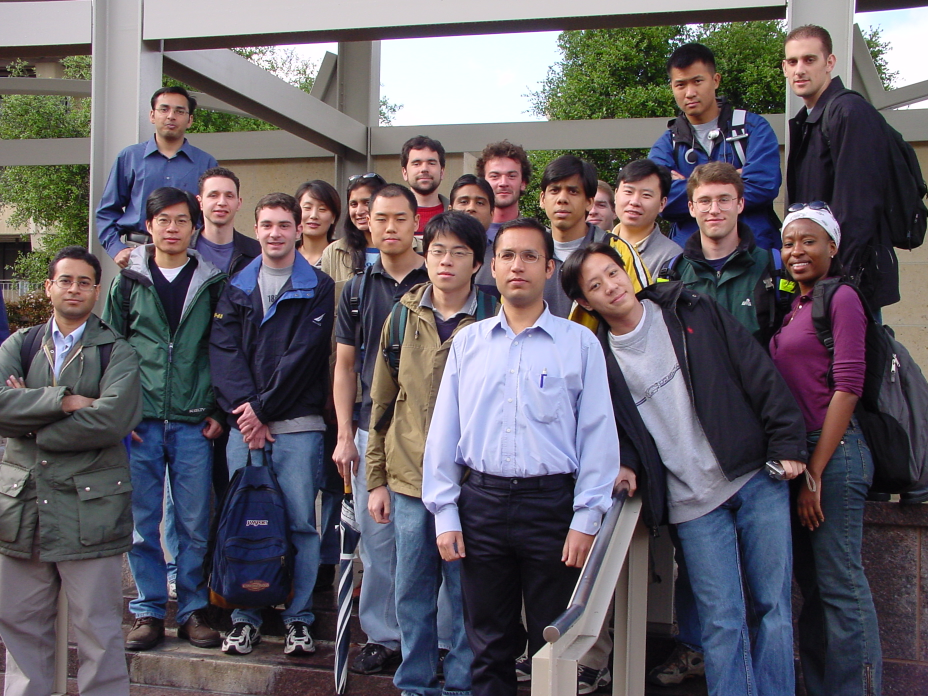
#> input picture Images/Image/Training_1.jpg, 1856 x 1392 px, found by its file name (shown at 1/2 size)
$ python checkValues.py
#> lines starting #> are read from the running program, lines starting #| are printed output that depends on the picture; after the words box and inside, x2 and y2 are one past the last pixel; in counts of white or black regions, pixels touching at a corner belong together
import cv2
import numpy as np


def nothing(x):
    pass


frame = cv2.imread('D:\workspace\DA Python XLA\Image\Training_1.jpg')
#> frame is the input picture: shape (1392, 1856, 3); mean B, G, R 100.7, 93.4, 98.6
height, width = frame.shape[:2]
new_height = int(height / 2)
new_width = int(width / 2)

cv2.namedWindow("Trackbars")
cv2.resizeWindow('Trackbars', 500, 500)
cv2.createTrackbar("L - H", "Trackbars", 0, 255, nothing)
cv2.createTrackbar("L - S", "Trackbars", 15, 255, nothing)
cv2.createTrackbar("L - V", "Trackbars", 0, 255, nothing)
cv2.createTrackbar("U - H", "Trackbars", 15, 255, nothing)
cv2.createTrackbar("U - S", "Trackbars", 255, 255, nothing)
cv2.createTrackbar("U - V", "Trackbars", 250, 255, nothing)

cv2.createTrackbar("L - YC", "Trackbars", 0, 255, nothing)
cv2.createTrackbar("L - b", "Trackbars", 139, 255, nothing)
cv2.createTrackbar("L - CR", "Trackbars", 108, 255, nothing)
cv2.createTrackbar("U - YC", "Trackbars", 255, 255, nothing)
cv2.createTrackbar("U - b", "Trackbars", 189, 255, nothing)
cv2.createTrackbar("U - CR", "Trackbars", 136, 255, nothing)

while True:
    HSV_image = cv2.cvtColor(frame, cv2.COLOR_BGR2HSV)
#> HSV_image: shape (1392, 1856, 3); mean H, S, V 95.3, 74.4, 113
    YCbCr_image = cv2.cvtColor(frame, cv2.COLOR_BGR2YCR_CB)
#> YCbCr_image: shape (1392, 1856, 3); mean of channels 0, 1, 2 95.8, 130, 130.7

    l_h = cv2.getTrackbarPos("L - H", "Trackbars")
    l_s = cv2.getTrackbarPos("L - S", "Trackbars")
    l_v = cv2.getTrackbarPos("L - V", "Trackbars")
    u_h = cv2.getTrackbarPos("U - H", "Trackbars")
    u_s = cv2.getTrackbarPos("U - S", "Trackbars")
    u_v = cv2.getTrackbarPos("U - V", "Trackbars")

    l_yc = cv2.getTrackbarPos("L - YC", "Trackbars")
    l_b = cv2.getTrackbarPos("L - b", "Trackbars")
    l_cr = cv2.getTrackbarPos("L - CR", "Trackbars")
    u_yc = cv2.getTrackbarPos("U - YC", "Trackbars")
    u_b = cv2.getTrackbarPos("U - b", "Trackbars")
    u_cr = cv2.getTrackbarPos("U - CR", "Trackbars")

    lower_HSV_values = np.array([l_h, l_s, l_v], dtype="uint8")
    upper_HSV_values = np.array([u_h, u_s, u_v], dtype="uint8")

    lower_YCbCr_values = np.array((l_yc, l_b, l_cr), dtype="uint8")
    upper_YCbCr_values = np.array((u_yc,u_b,u_cr), dtype="uint8")


    mask_YCbCr = cv2.inRange(YCbCr_image, lower_YCbCr_values, upper_YCbCr_values)
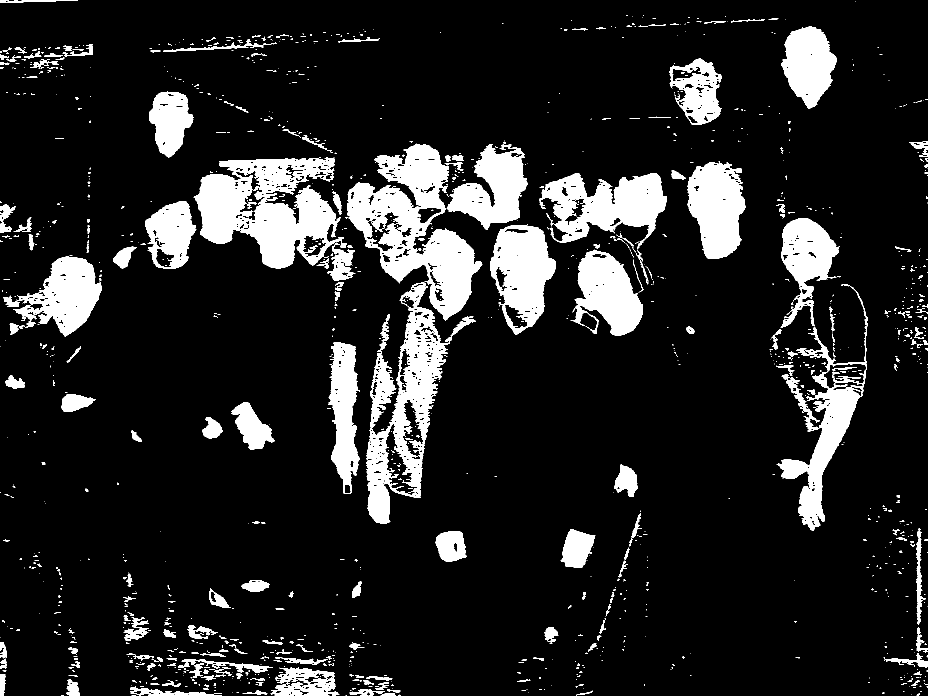
#> mask_YCbCr: shape (1392, 1856) (shown at 1/2 size); 13.3% white; 1386 white regions (1053 under 20 px), largest, box (x1, y1, x2, y2) and area: (694, 287, 965, 641) 39115, (387, 315, 688, 537) 37482, (732, 565, 900, 1047) 29882
    mask_HSV = cv2.inRange(HSV_image, lower_HSV_values, upper_HSV_values)
#> mask_HSV: shape (1392, 1856); 15.7% white; 4014 white regions (3373 under 20 px), largest, box (x1, y1, x2, y2) and area: (325, 113, 1092, 556) 55421, (652, 361, 962, 995) 36619, (981, 451, 1109, 668) 17526

    skin_mask = cv2.add(mask_HSV, mask_YCbCr)
#> skin_mask: shape (1392, 1856); 19.9% white; 3563 white regions (2976 under 20 px), largest, box (x1, y1, x2, y2) and area: (325, 113, 1092, 1047) 161056, (1075, 345, 1336, 570) 26466, (980, 448, 1112, 669) 19795

    image_foreground = cv2.erode(skin_mask, None, iterations=3)
#> image_foreground: shape (1392, 1856); 9.7% white; 492 white regions (318 under 20 px), largest, box (x1, y1, x2, y2) and area: (697, 367, 960, 636) 26475, (1085, 349, 1330, 488) 21102, (983, 453, 1108, 665) 17185
    dilated_binary_image = cv2.dilate(skin_mask, None, iterations=3)
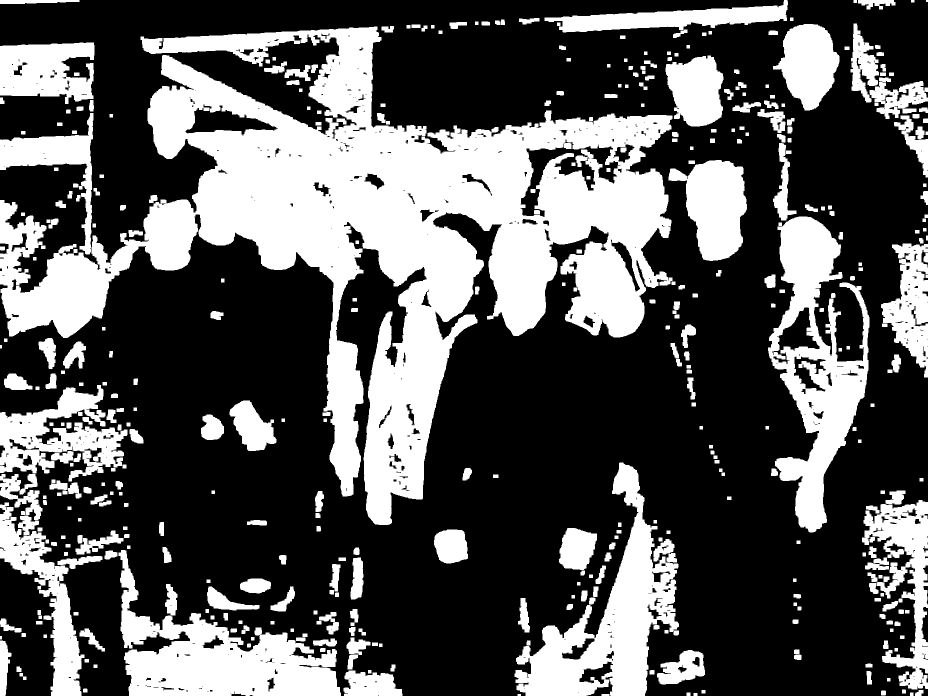
#> dilated_binary_image: shape (1392, 1856) (shown at 1/2 size); 34.1% white; 421 white regions (1 under 20 px), largest, box (x1, y1, x2, y2) and area: (0, 53, 1345, 1050) 438804, (1536, 433, 1739, 1065) 54971, (237, 1100, 682, 1392) 53660
    _, image_background = cv2.threshold(dilated_binary_image, 1, 128, cv2.THRESH_BINARY)
    image_marker = cv2.add(image_foreground, image_background)
    image_marker32 = np.int32(image_marker)
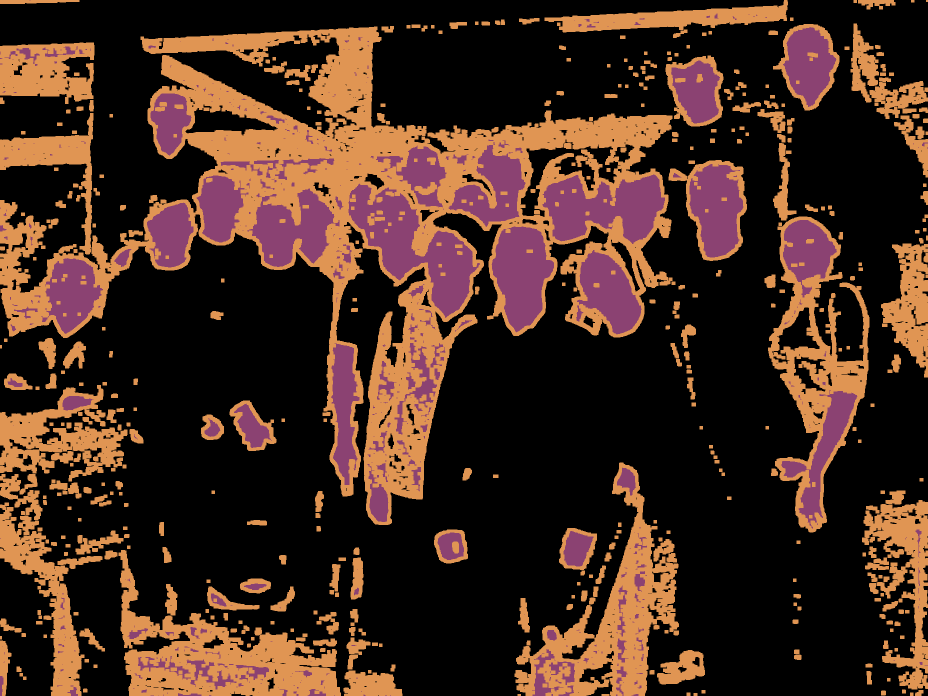
#> image_marker32: shape (1392, 1856) int32 (shown at 1/2 size); 3 distinct labels, from 0 to 255; one colour per label, 0 black
    image_marker32 = cv2.watershed(frame, image_marker32)
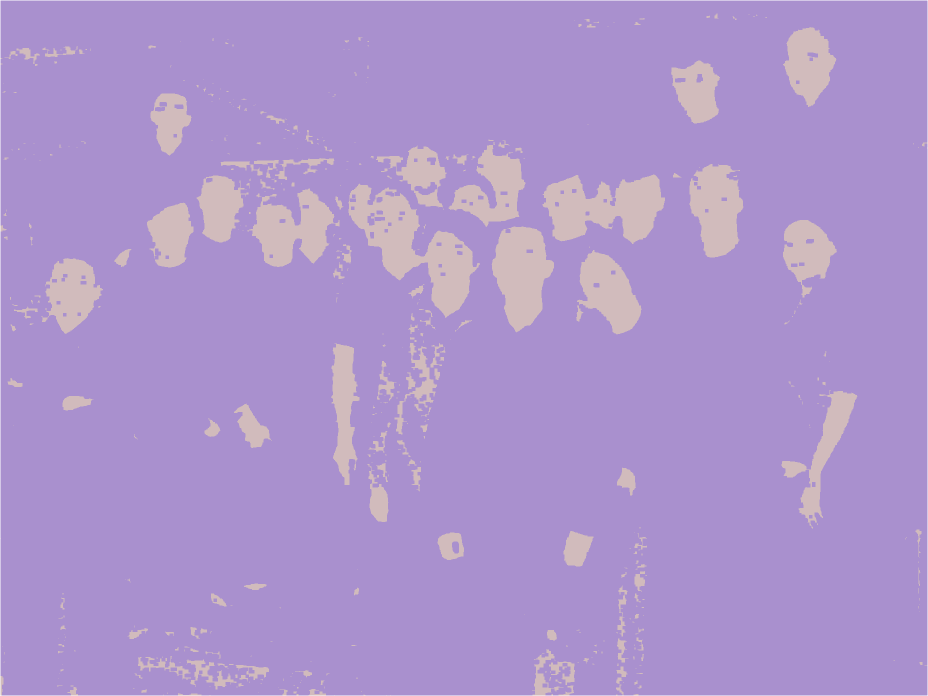
#> image_marker32: shape (1392, 1856) int32 (shown at 1/2 size); 3 distinct labels, from -1 to 255; one colour per label, 0 black, -1 white
    m = cv2.convertScaleAbs(image_marker32)
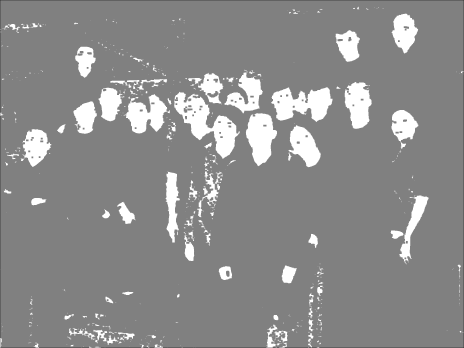
#> m: shape (1392, 1856) (shown at 1/4 size); min 1, max 255, mean 140
    _, image_mask = cv2.threshold(m, 0, 255, cv2.THRESH_BINARY + cv2.THRESH_OTSU)
    skin = cv2.bitwise_and(frame, frame, mask=image_mask)
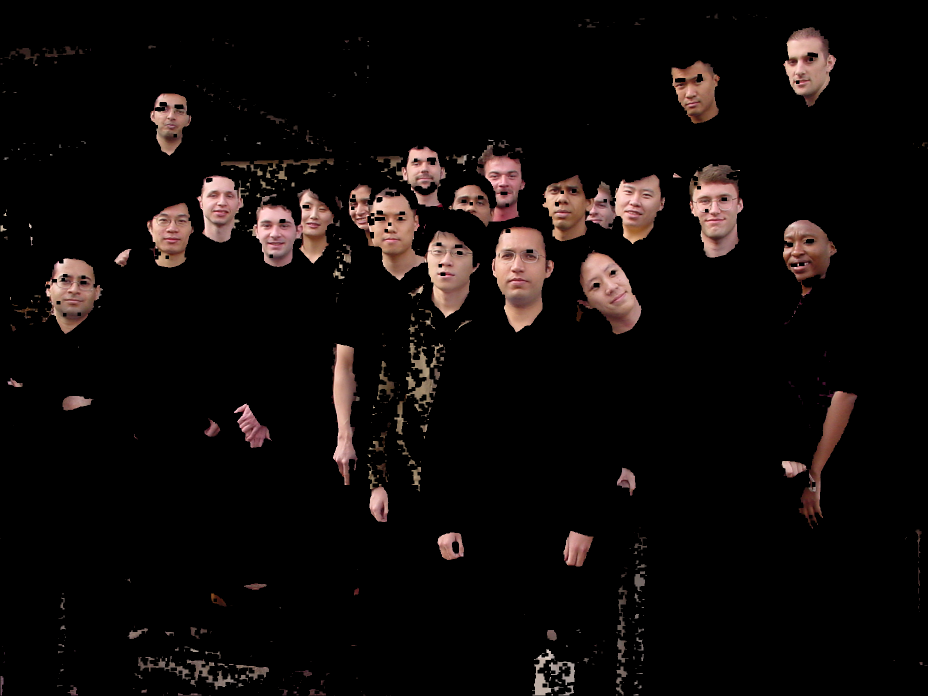
#> skin: shape (1392, 1856, 3) (shown at 1/2 size); mean B, G, R 10.2, 11.2, 15.6


    cv2.imshow("result", skin)

    key = cv2.waitKey(1)
#> (key Esc is pressed here)
    if key == 27:
        break

cv2.destroyAllWindows()

$ run again, with Images/Image/Training_2.jpg copied over Images/Image/Training_1.jpg
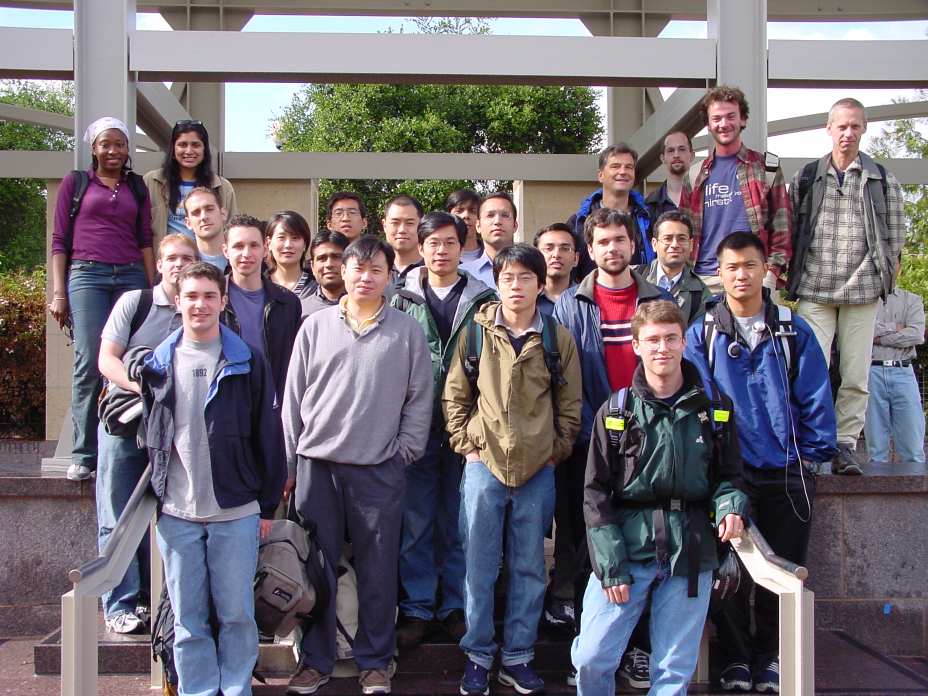
#> input picture Images/Image/Training_2.jpg, 1856 x 1392 px, found by its file name (shown at 1/2 size)
#> frame is the input picture: shape (1392, 1856, 3); mean B, G, R 114.3, 106.2, 113.2
#> HSV_image: shape (1392, 1856, 3); mean H, S, V 97.7, 70.1, 126.8
#> YCbCr_image: shape (1392, 1856, 3); mean of channels 0, 1, 2 109.2, 130.9, 130.9
#> mask_YCbCr: shape (1392, 1856); 14.6% white; 2006 white regions (1562 under 20 px), largest, box (x1, y1, x2, y2) and area: (262, 370, 788, 684) 66359, (885, 457, 1160, 974) 52322, (1028, 298, 1372, 795) 46420
#> mask_HSV: shape (1392, 1856); 15.3% white; 4068 white regions (3386 under 20 px), largest, box (x1, y1, x2, y2) and area: (366, 158, 1495, 674) 121547, (0, 298, 149, 885) 39336, (964, 648, 1164, 973) 25268
#> skin_mask: shape (1392, 1856); 21.9% white; 3836 white regions (3196 under 20 px), largest, box (x1, y1, x2, y2) and area: (262, 158, 1594, 974) 321006, (0, 298, 149, 886) 43990, (0, 1180, 355, 1392) 33680
#> image_foreground: shape (1392, 1856); 8.9% white; 605 white regions (388 under 20 px), largest, box (x1, y1, x2, y2) and area: (378, 374, 692, 599) 22500, (845, 363, 1175, 573) 15449, (1447, 301, 1583, 633) 14835
#> dilated_binary_image: shape (1392, 1856); 37.9% white; 521 white regions, largest, box (x1, y1, x2, y2) and area: (173, 139, 1856, 977) 574285, (0, 1016, 358, 1392) 69797, (0, 286, 169, 920) 64729
#> `image_marker32 = cv2.watershed(frame, image_marker32)`:
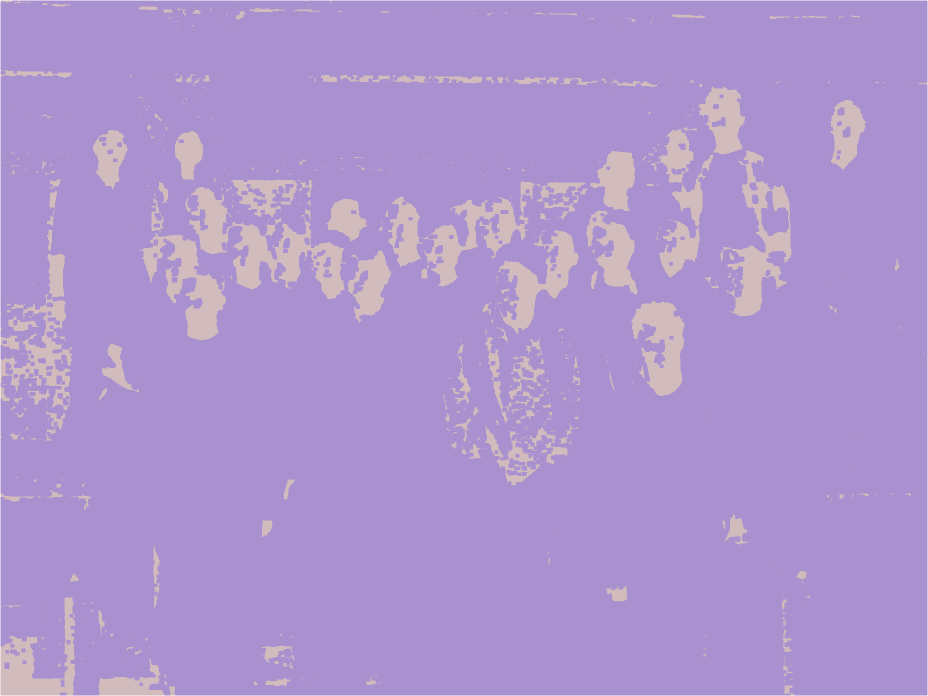
#> image_marker32: shape (1392, 1856) int32 (shown at 1/2 size); 3 distinct labels, from -1 to 255; one colour per label, 0 black, -1 white
#> `skin = cv2.bitwise_and(frame, frame, mask=image_mask)`:
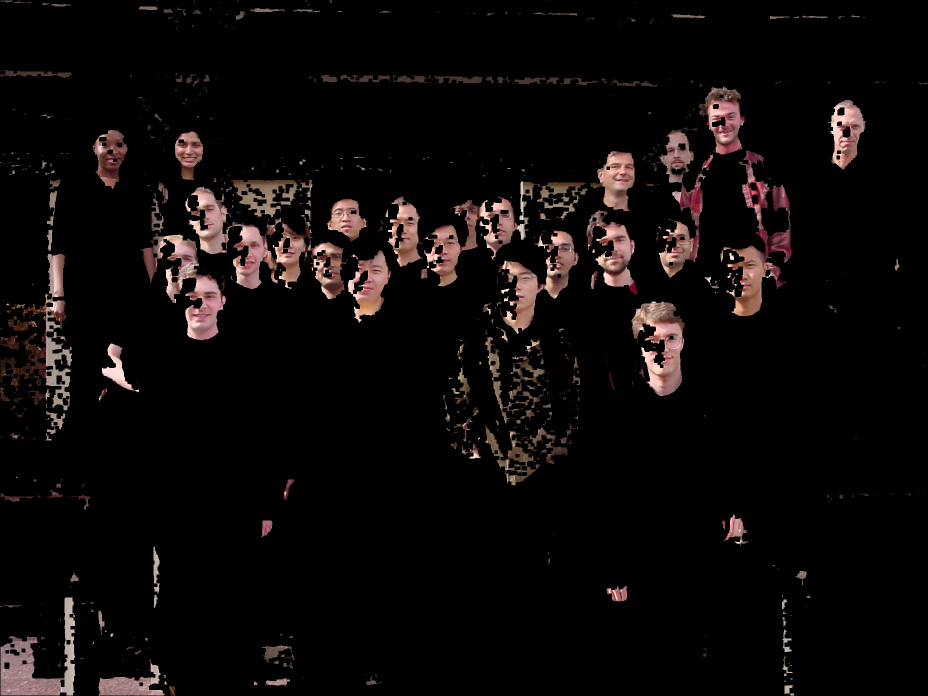
#> skin: shape (1392, 1856, 3) (shown at 1/2 size); mean B, G, R 9.5, 10.1, 13.8
